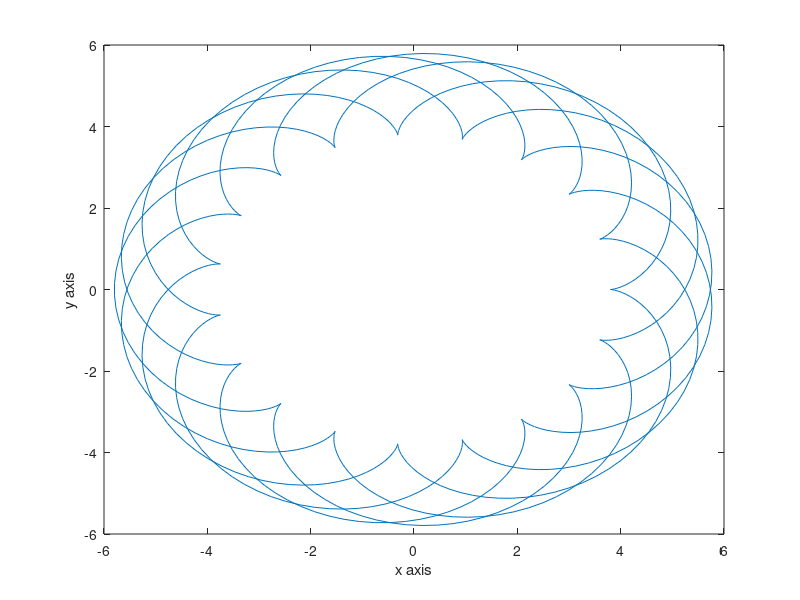

This figure's MATLAB source:
# A = [1,2; 3,4];
# A^2;
# A.^2;

# Exercise 1
p = [1, -5, -16, 16, -17, 21];
disp("P poly has coefficients:\n");
disp(p);

# a)
x = -4:0.1:7.2;
px = polyval(p,x);
plot(x,px);

# b)
c = polyval(p,-2.5);
disp("\n p(2.5) \n");
disp(c);

# c)
r = roots(p);
disp("Roots are: \n");
disp(r);

# Checking roots
# Real numbers
disp(polyval(p, 7));
disp(polyval(p, -3));
disp(polyval(p, 1));

clear all

# Exercise 2

# f g h
x = linspace(0, 2*pi, 1000);
# plot(x,sin(x),x,sin(2*x),x,sin(3*x));

# defining functions

f = @(x)sin(x);
fplot(f, [0,2*pi]);
hold on
g = @(x)sin(2*x);
fplot(g, [0,2*pi]);
h = @(x)sin(3*x)
fplot(h, [0,2*pi])
hold off

# plot all in same frame but different pages
subplot(3,1,1);
fplot(f, [0,2*pi]);
subplot(3,1,2);
fplot(g, [0,2*pi]);
subplot(3,1,3);
fplot(h, [0,2*pi]);

clear all;
clf;
clc;

# Exercise 3

R = 3.8;
r = 1;

t = linspace(0,10*pi,1000);
x = (R+r)*cos(t)-r*cos((R/r + 1)*t);
y = (R+r)*sin(t)-r*sin((R/r + 1)*t);

plot(x,y);

clear all

# Exercise 4
##x = linspace(-2,2);
##y = linspace(0.5, 4.5);
##
##[x,y] = meshgrid(x,y);
##
##f = sin(exp(x)) .* cos(log(y)); # multiplying 2 arrays
##mesh(x,y,f);

# plot3(x,y,f);

xlabel "x axis";
ylabel "y axis";
zlabel "f axis";

##clear all
##clf
##clc

# Exercise 5

s = 2;
n = 2;

for i = 1:n
  s = 1 + 1/s;
end

disp(s);

s = 2;
n = 10;

for i = 1:n
  s = 1 + 1/s;
end

disp(s);

s = 2;
n = 2024;

for i = 1:n
  s = 1 + 1/s;
end

disp(s); # 1.618 = (1 + rad(5))/2 => golden ratio

